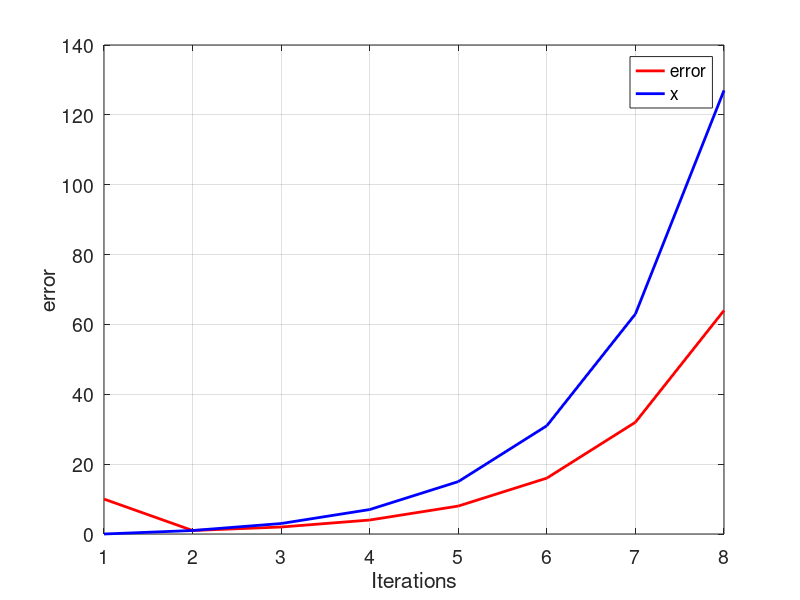

The MATLAB source for this figure:
ini_val=0
i=1
e(i)=10

while(e(i)>0.001)
        if(i ==1)
        x(i)=ini_val;
    end
 
     
    fx= 3/(x(i)+1)
    fpx= -3/((x(i)+1)^2)
    
     x(i+1)= (x(i))-(fx / fpx)
    i= i+1;
   
    
    e(i)=abs(x(i-1)-x(i));
    
    if(e(i) > 50);
        break;
    end
end
tamanio = size(e);
ite = 1:1:tamanio(2);
figure('DefaultAxesFontsize', 14)
set (gcf , 'color', 'white');
plot(ite,e,'color',[1 0 0], 'LineWidth',2)
grid on
hold on
plot(ite,x,'color',[0 0 1], 'LineWidth',2)
xlabel('Iterations')
ylabel('error')
legend ('error','x')